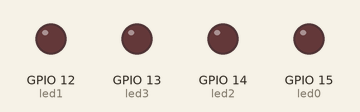
This program was run on a simulated ESP32 board running MicroPython. On the bench: output pins drawn as LEDs (lit = HIGH). Wiring (from the project's diagram.json): red LED on GPIO 12, red LED on GPIO 13, red LED on GPIO 14, red LED on GPIO 15.

Above: at 0.2 s.
At 1.2 s:
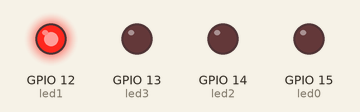
At 2.2 s:
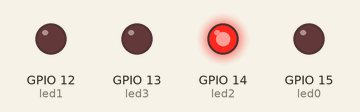
At 4.7 s:
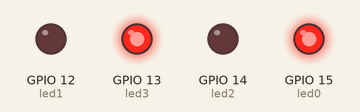
At 7.2 s:
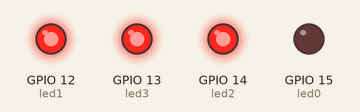
At 9.7 s:
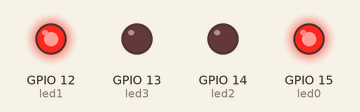
Timing chart, 0 to 10.4 s (numbered marks = the images above):
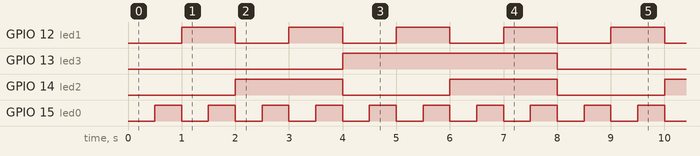

Measured:
- by itself, GPIO 12 (led1): alternates HIGH for 1.0 s and LOW for 1.0 s
- by itself, GPIO 13 (led3): alternates HIGH for 4.0 s and LOW for 4.0 s
- by itself, GPIO 14 (led2): alternates HIGH for 2.0 s and LOW for 2.0 s
- by itself, GPIO 15 (led0): alternates HIGH for 0.50 s and LOW for 0.50 s

The program:

main.py
```python
from machine import Pin
from utime import sleep

led0 = Pin(15, Pin.OUT)
led1 = Pin(12, Pin.OUT)
led2 = Pin(14, Pin.OUT)
led3 = Pin(13, Pin.OUT)
while True:
    for numero in range(16):
        led0.value(numero & 1)         # bit 0
        led1.value((numero >> 1) & 1)  # bit 1
        led2.value((numero >> 2) & 1)  # bit 2
        led3.value((numero >> 3) & 1)  # bit 3
        sleep(0.5)
```
